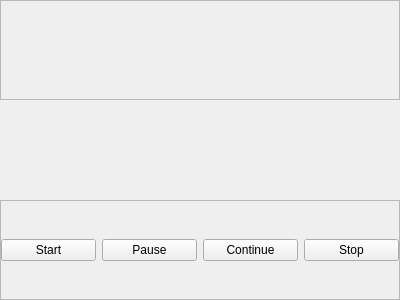
<?xml version="1.0" encoding="UTF-8"?>
<ui version="4.0">
 <class>Form</class>
 <widget class="QWidget" name="Form">
  <property name="geometry">
   <rect>
    <x>0</x>
    <y>0</y>
    <width>400</width>
    <height>300</height>
   </rect>
  </property>
  <property name="windowTitle">
   <string>Form</string>
  </property>
  <layout class="QVBoxLayout" name="verticalLayout">
   <property name="spacing">
    <number>0</number>
   </property>
   <property name="leftMargin">
    <number>0</number>
   </property>
   <property name="topMargin">
    <number>0</number>
   </property>
   <property name="rightMargin">
    <number>0</number>
   </property>
   <property name="bottomMargin">
    <number>0</number>
   </property>
   <item>
    <widget class="QFrame" name="paramFrame">
     <property name="frameShape">
      <enum>QFrame::StyledPanel</enum>
     </property>
     <property name="frameShadow">
      <enum>QFrame::Raised</enum>
     </property>
    </widget>
   </item>
   <item>
    <widget class="QLabel" name="specLabel">
     <property name="text">
      <string/>
     </property>
    </widget>
   </item>
   <item>
    <widget class="QFrame" name="frame">
     <property name="frameShape">
      <enum>QFrame::StyledPanel</enum>
     </property>
     <property name="frameShadow">
      <enum>QFrame::Raised</enum>
     </property>
     <layout class="QHBoxLayout" name="horizontalLayout">
      <property name="leftMargin">
       <number>0</number>
      </property>
      <property name="topMargin">
       <number>0</number>
      </property>
      <property name="rightMargin">
       <number>0</number>
      </property>
      <property name="bottomMargin">
       <number>0</number>
      </property>
      <item>
       <widget class="QPushButton" name="startButton">
        <property name="text">
         <string>Start</string>
        </property>
       </widget>
      </item>
      <item>
       <widget class="QPushButton" name="pauseButton">
        <property name="text">
         <string>Pause</string>
        </property>
       </widget>
      </item>
      <item>
       <widget class="QPushButton" name="continueButton">
        <property name="text">
         <string>Continue</string>
        </property>
       </widget>
      </item>
      <item>
       <widget class="QPushButton" name="stopButton">
        <property name="text">
         <string>Stop</string>
        </property>
       </widget>
      </item>
     </layout>
    </widget>
   </item>
  </layout>
 </widget>
 <resources/>
 <connections/>
</ui>
